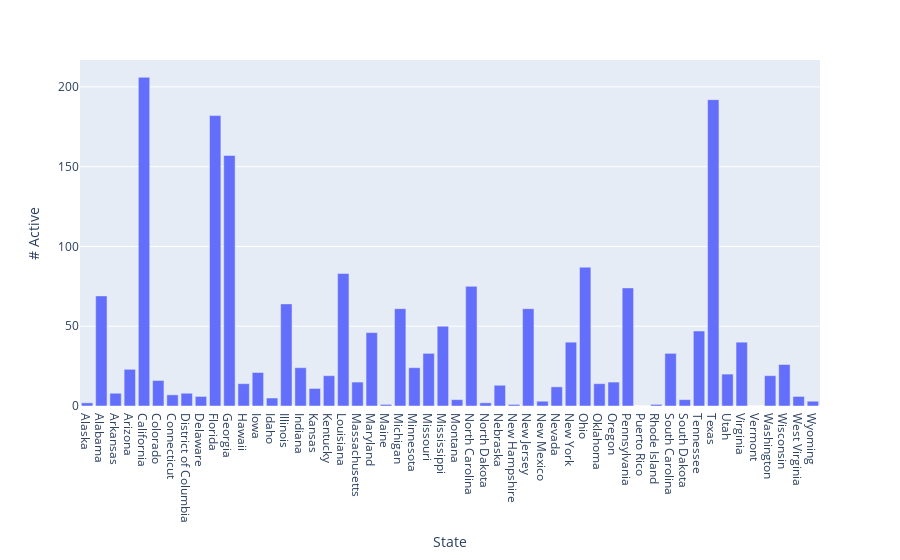

Notebook source saved alongside this figure:
### Markdown cell above
California, Texas and Florida are the top 3 states for most nfl talent. This isn't very suprising due to their large populations and warm climates.

### Code cell
#Plotting the values to see overall distribution

fig = px.bar(nfl, y='# Active', x='State')

fig.show()

### Figure 1 — Plotly figure (JSON) as saved in the notebook; plotly's stock layout.template omitted (floating-point values rounded to 4 significant figures)
{"data": [{"alignmentgroup": "True", "hovertemplate": "State=%{x}<br># Active=%{y}<extra></extra>", "legendgroup": "", "marker": {"color": "#636efa", "pattern": {"shape": ""}}, "name": "", "offsetgroup": "", "orientation": "v", "showlegend": false, "textposition": "auto", "type": "bar", "x": ["Alaska", "Alabama", "Arkansas", "Arizona", "California", "Colorado", "Connecticut", "District of Columbia", "Delaware", "Florida", "Georgia", "Hawaii", "Iowa", "Idaho", "Illinois", "Indiana", "Kansas", "Kentucky", "Louisiana", "Massachusetts", "Maryland", "Maine", "Michigan", "Minnesota", "Missouri", "Mississippi", "Montana", "North Carolina", "North Dakota", "Nebraska", "New Hampshire", "New Jersey", "New Mexico", "Nevada", "New York", "Ohio", "Oklahoma", "Oregon", "Pennsylvania", "Puerto Rico", "Rhode Island", "South Carolina", "South Dakota", "Tennessee", "Texas", "Utah", "Virginia", "Vermont", "Washington", "Wisconsin", "West Virginia", "Wyoming"], "xaxis": "x", "y": [2, 69, 8, 23, 206, 16, 7, 8, 6, 182, 157, 14, 21, 5, 64, 24, 11, 19, 83, 15, 46, 1, 61, 24, 33, 50, 4, 75, 2, 13, 1, 61, 3, 12, 40, 87, 14, 15, 74, 0, 1, 33, 4, 47, 192, 20, 40, 0, 19, 26, 6, 3], "yaxis": "y"}], "layout": {"barmode": "relative", "legend": {"tracegroupgap": 0}, "margin": {"t": 60}, "xaxis": {"anchor": "y", "domain": [0, 1], "title": {"text": "State"}}, "yaxis": {"anchor": "x", "domain": [0, 1], "title": {"text": "# Active"}}}}
